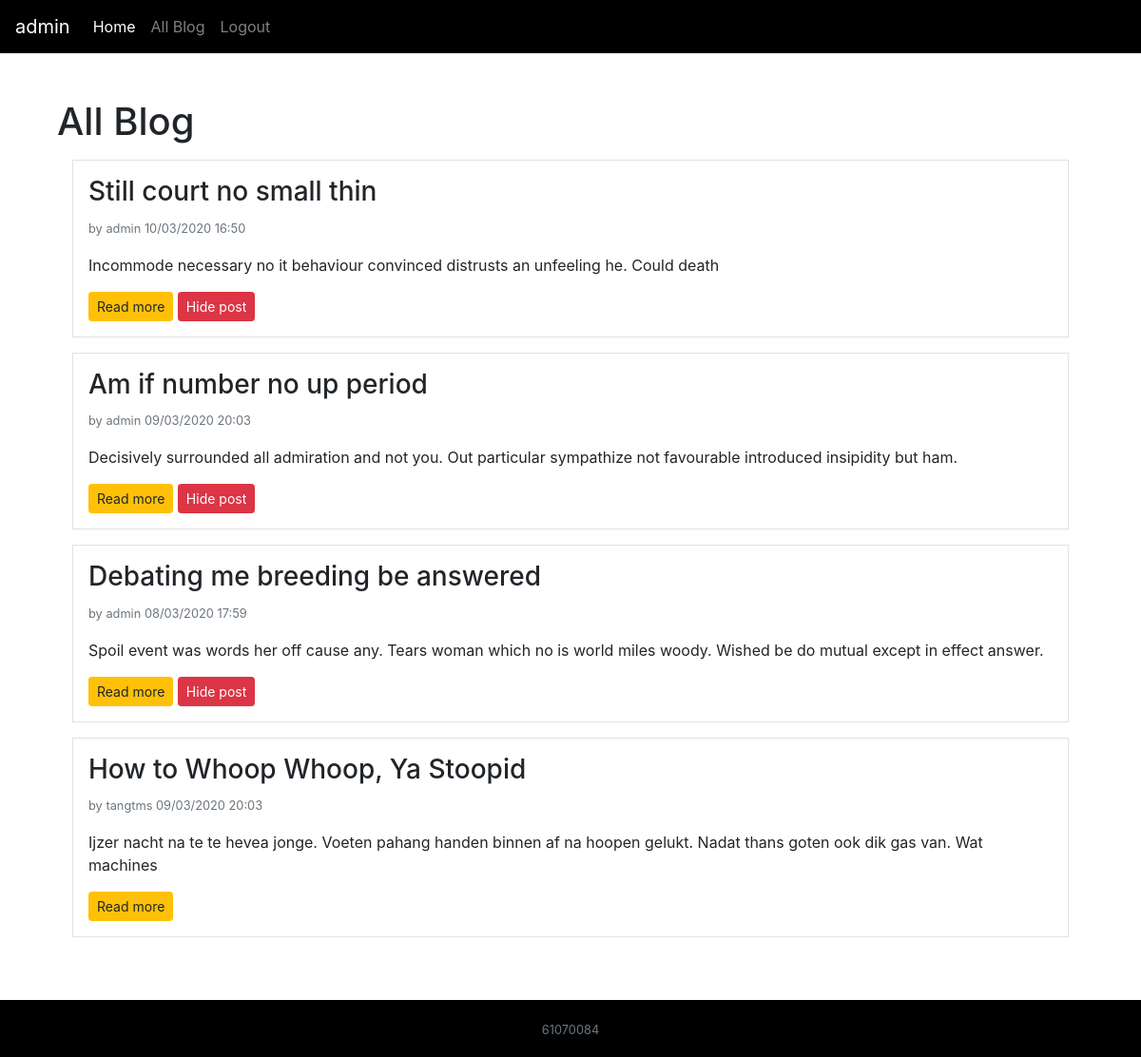
The page /management/post/all/ (signed in) on the database as committed earlier.
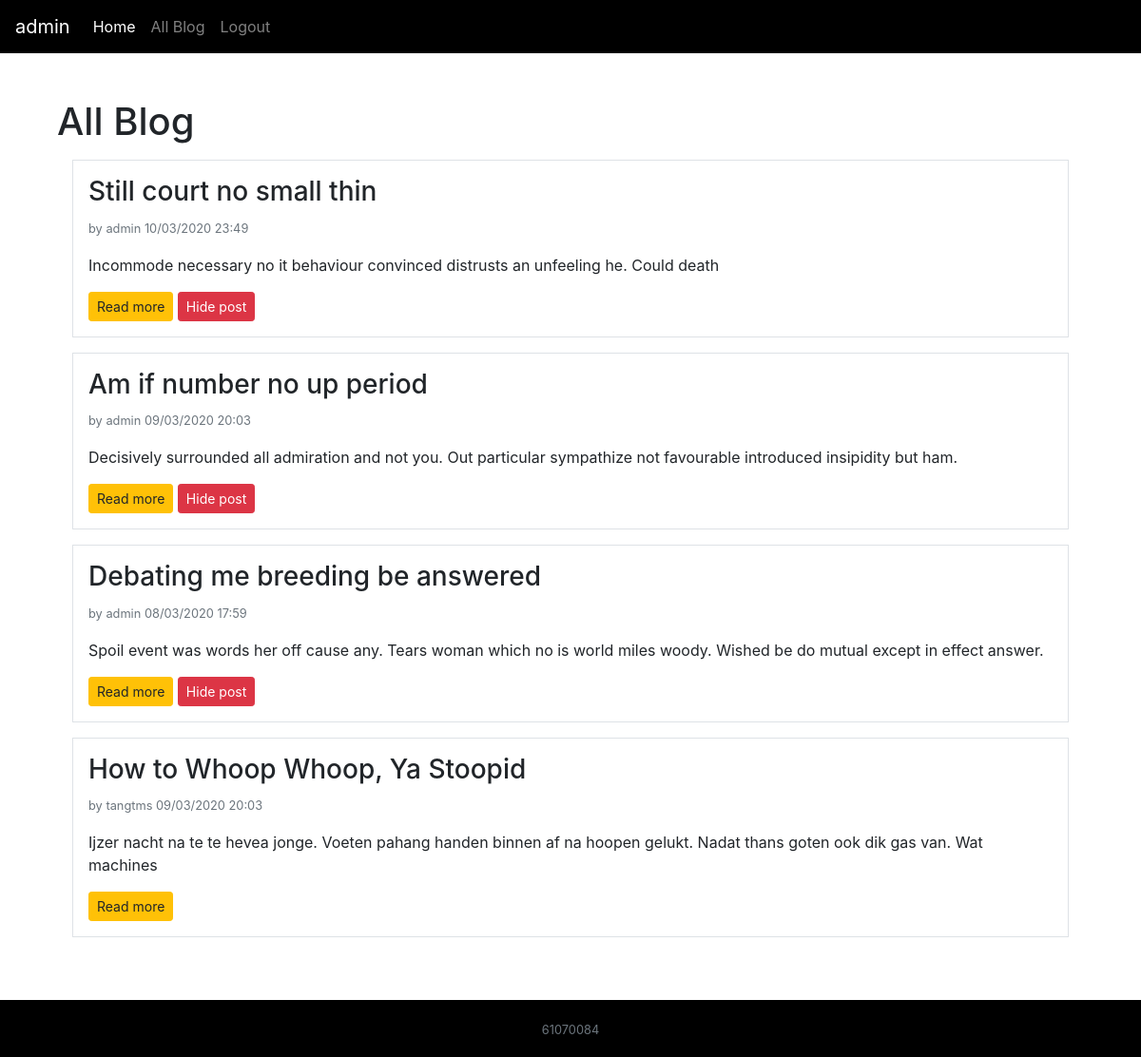
The same page on the database as committed later.
### management/models.py (models this page shows)
class Post(models.Model):
    id = models.IntegerField(primary_key=True)
    title = models.CharField(max_length=50)
    content = models.TextField()
    create_time = models.DateTimeField(auto_now_add=True)
    update_time = models.DateTimeField(auto_now=True)
    status = models.BooleanField()
    user_id = models.ForeignKey(User, on_delete=models.CASCADE)

### management/views.py (the view)
# urls.py: path('post/all/', views.post_list, name='post_list'),
@login_required
@permission_required('management.change_post')
def post_list(request):
    post = Post.objects.all()
    return render(request, template_name='post_list.html', context={
        'post': post
    })

### management/templates/post_list.html (shortened to what this page needs)
{% extends "base.html" %}
{% block content %}
    <div class="container mt-4">
        <h1>All Blog</h1>
        {% for po in post%}
            <div class="m-3 p-3 border">
                <h3>{{ po.title }}</h3>
                <p class="text-muted"><small>by {{ po.user_id }} {{ po.update_time|date:'d/m/Y H:i' }}</p></small>
                <p>{{ po.content }}</p>
                <a href="{% url 'post_detail' post_id=po.id %}">
                    <div class="btn btn-warning btn-sm" id="{{po.id}}">Read more</div>
                </a>
                {% if po.status and user == po.user_id %}
                <a href="{% url 'post_hide' post_id=po.id %}">
                    <div class="btn btn-danger btn-sm" id="{{po.id}}">Hide post</div>
                </a>
                {% endif %}
            </div>
        {% endfor %}
    </div>
    <br/><br/>
{% endblock %}

Rows that differ between the two databases and show on the page:
changed Post "Still court no small thin": update_time "10/03/2020 16:50" → "10/03/2020 23:49"
